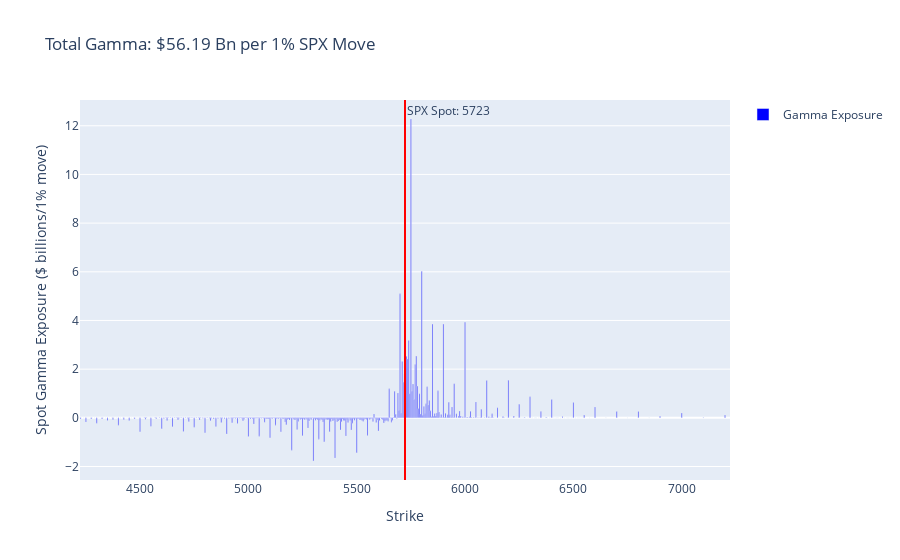
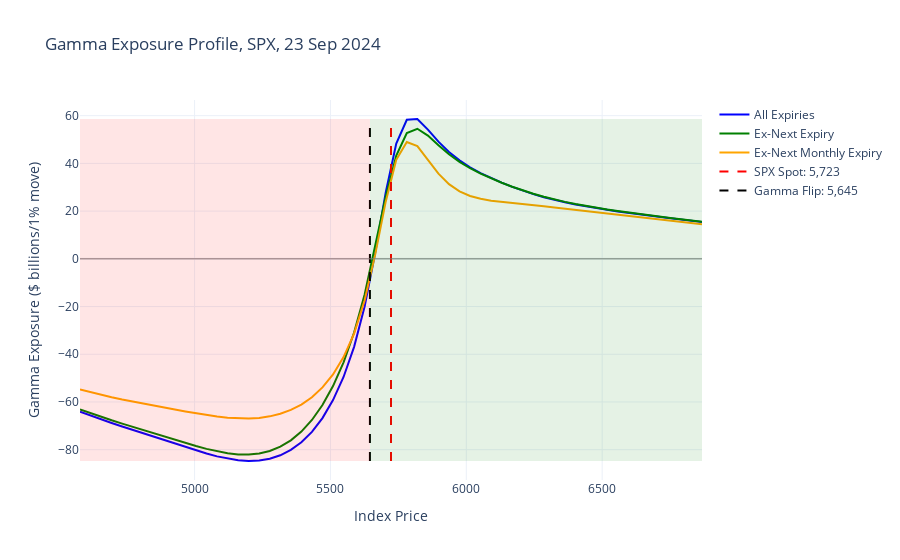

Notebook code for these charts, in order:
### Code cell
import pandas as pd
import numpy as np
from scipy.stats import norm
import plotly.graph_objects as go
import plotly.express as px
from datetime import datetime, timedelta

pd.options.display.float_format = '{:,.4f}'.format

# Inputs and Parameters
filename = 'spx_quotedata.csv'

# Black-Scholes European-Options Gamma
def calcGammaEx(S, K, vol, T, r, q, optType, OI):
    if T == 0 or vol == 0:
        return 0

    dp = (np.log(S/K) + (r - q + 0.5*vol**2)*T) / (vol*np.sqrt(T))
    dm = dp - vol*np.sqrt(T) 

    if optType == 'call':
        gamma = np.exp(-q*T) * norm.pdf(dp) / (S * vol * np.sqrt(T))
        return OI * 100 * S * S * 0.01 * gamma 
    else: # Gamma is same for calls and puts. This is just to cross-check
        gamma = K * np.exp(-r*T) * norm.pdf(dm) / (S * S * vol * np.sqrt(T))
        return OI * 100 * S * S * 0.01 * gamma 

def isThirdFriday(d):
    return d.weekday() == 4 and 15 <= d.day <= 21

# Read file
optionsFile = open(filename)
optionsFileData = optionsFile.readlines()
optionsFile.close()

# Get SPX Spot
spotLine = optionsFileData[1].strip()  
spotLine = spotLine.split('Last: ')[1].split(',')[0].strip()
spotPrice = float(spotLine.replace(',', ''))

fromStrike = 0.8 * spotPrice
toStrike = 1.2 * spotPrice

# Get Today's Date
dateLine = optionsFileData[2].strip() 
dateStr = dateLine.split('Date: ')[1].split(' at')[0].strip()
todayDate = datetime.strptime(dateStr, '%B %d, %Y')

# Get SPX Options Data
df = pd.read_csv(filename, sep=",", header=None, skiprows=4)
df.columns = ['ExpirationDate','Calls','CallLastSale','CallNet','CallBid','CallAsk','CallVol',
              'CallIV','CallDelta','CallGamma','CallOpenInt','StrikePrice','Puts','PutLastSale',
              'PutNet','PutBid','PutAsk','PutVol','PutIV','PutDelta','PutGamma','PutOpenInt']

df['ExpirationDate'] = pd.to_datetime(df['ExpirationDate'], format='%a %b %d %Y')
df['ExpirationDate'] = df['ExpirationDate'] + timedelta(hours=16)
df['StrikePrice'] = df['StrikePrice'].astype(float)
df['CallIV'] = df['CallIV'].astype(float)
df['PutIV'] = df['PutIV'].astype(float)
df['CallGamma'] = df['CallGamma'].astype(float)
df['PutGamma'] = df['PutGamma'].astype(float)
df['CallOpenInt'] = df['CallOpenInt'].astype(float)
df['PutOpenInt'] = df['PutOpenInt'].astype(float)

# Calculate Gamma Exposure
df['CallGEX'] = df['CallGamma'] * df['CallOpenInt'] * 100 * spotPrice * spotPrice * 0.01
df['PutGEX'] = df['PutGamma'] * df['PutOpenInt'] * 100 * spotPrice * spotPrice * 0.01 * -1

df['TotalGamma'] = (df.CallGEX + df.PutGEX) / 10**9
dfAgg = df.groupby(['StrikePrice']).agg({
    'TotalGamma': 'sum'
})
strikes = dfAgg.index.values

# Define the range for strikes: 1500 below and 1500 above the SPX spot price
lower_bound = spotPrice - 1500
upper_bound = spotPrice + 1500

# Filter the dfAgg dataframe to only include strikes within the defined range
filtered_dfAgg = dfAgg[(dfAgg.index >= lower_bound) & (dfAgg.index <= upper_bound)]
filtered_strikes = filtered_dfAgg.index.values

# Plotly Chart 1: Absolute Gamma Exposure (filtered to show only strikes within the specified range)
fig1 = go.Figure()

# Add the bar chart for the filtered strikes
fig1.add_trace(go.Bar(
    x=filtered_strikes,
    y=filtered_dfAgg['TotalGamma'],
    name='Gamma Exposure',
    marker=dict(color='blue')
))

# Add a vertical line for the SPX spot price
fig1.add_vline(x=spotPrice, line=dict(color="red"), annotation_text="SPX Spot: {:.0f}".format(spotPrice))

# Update layout with title, labels, and axis range
chartTitle = "Total Gamma: $" + str("{:.2f}".format(df['TotalGamma'].sum())) + " Bn per 1% SPX Move"
fig1.update_layout(
    title=chartTitle,
    xaxis_title='Strike',
    yaxis_title='Spot Gamma Exposure ($ billions/1% move)',
    xaxis=dict(range=[lower_bound, upper_bound]),  # Set x-axis to show the filtered range
    showlegend=True
)

# Show the plot
fig1.show()

# ---=== CALCULATE GAMMA PROFILE ===---
levels = np.linspace(fromStrike, toStrike, 60)

df['daysTillExp'] = [1/262 if (np.busday_count(todayDate.date(), x.date())) == 0 \
                           else np.busday_count(todayDate.date(), x.date())/262 for x in df.ExpirationDate]

nextExpiry = df['ExpirationDate'].min()

df['IsThirdFriday'] = [isThirdFriday(x) for x in df.ExpirationDate]
thirdFridays = df.loc[df['IsThirdFriday'] == True]
nextMonthlyExp = thirdFridays['ExpirationDate'].min()

totalGamma = []
totalGammaExNext = []
totalGammaExFri = []

# For each spot level, calculate gamma exposure at that point
for level in levels:
    df['callGammaEx'] = df.apply(lambda row : calcGammaEx(level, row['StrikePrice'], row['CallIV'], 
                                                          row['daysTillExp'], 0, 0, "call", row['CallOpenInt']), axis = 1)

    df['putGammaEx'] = df.apply(lambda row : calcGammaEx(level, row['StrikePrice'], row['PutIV'], 
                                                         row['daysTillExp'], 0, 0, "put", row['PutOpenInt']), axis = 1)    

    totalGamma.append(df['callGammaEx'].sum() - df['putGammaEx'].sum())

    exNxt = df.loc[df['ExpirationDate'] != nextExpiry]
    totalGammaExNext.append(exNxt['callGammaEx'].sum() - exNxt['putGammaEx'].sum())

    exFri = df.loc[df['ExpirationDate'] != nextMonthlyExp]
    totalGammaExFri.append(exFri['callGammaEx'].sum() - exFri['putGammaEx'].sum())

totalGamma = np.array(totalGamma) / 10**9
totalGammaExNext = np.array(totalGammaExNext) / 10**9
totalGammaExFri = np.array(totalGammaExFri) / 10**9

# ---=== CALCULATE ZERO GAMMA (GAMMA FLIP) ===---
flip_indices = np.where(np.diff(np.sign(totalGamma)))[0]

# Check if there is a gamma flip
if len(flip_indices) > 0:
    # Interpolate to find the exact flip point between the two closest levels
    zeroGamma = (levels[flip_indices[0]] + levels[flip_indices[0] + 1]) / 2
else:
    # If no flip point is found, set it to None or handle accordingly
    zeroGamma = None

# Chart 2: Gamma Exposure Profile
fig2 = go.Figure()

# Adding lines for each Gamma Exposure profile
fig2.add_trace(go.Scatter(
    x=levels,
    y=totalGamma,
    mode='lines',
    name='All Expiries',
    line=dict(color='blue')
))

fig2.add_trace(go.Scatter(
    x=levels,
    y=totalGammaExNext,
    mode='lines',
    name='Ex-Next Expiry',
    line=dict(color='green')
))

fig2.add_trace(go.Scatter(
    x=levels,
    y=totalGammaExFri,
    mode='lines',
    name='Ex-Next Monthly Expiry',
    line=dict(color='orange')
))

# Adding vertical line for SPX Spot price using Scatter for legend
fig2.add_trace(go.Scatter(
    x=[spotPrice, spotPrice],
    y=[min(totalGamma), max(totalGamma)],
    mode='lines',
    name=f"SPX Spot: {spotPrice:,.0f}",
    line=dict(color='red', dash='dash'),
    showlegend=True
))

# Adding vertical line for Gamma Flip using Scatter for legend
if zeroGamma:
    fig2.add_trace(go.Scatter(
        x=[zeroGamma, zeroGamma],
        y=[min(totalGamma), max(totalGamma)],
        mode='lines',
        name=f"Gamma Flip: {zeroGamma:,.0f}",
        line=dict(color='black', dash='dash'),
        showlegend=True
    ))

# Adding horizontal line at y=0
fig2.add_hline(y=0, line_width=1, line_color="grey")

# Chart layout
fig2.update_layout(
    title=f"Gamma Exposure Profile, SPX, {todayDate.strftime('%d %b %Y')}",
    xaxis_title="Index Price",
    yaxis_title="Gamma Exposure ($ billions/1% move)",
    xaxis=dict(range=[fromStrike, toStrike]),
    template="plotly_white"
)

# Adding shading to indicate the regions of positive and negative gamma
fig2.add_shape(type="rect",
               x0=fromStrike, x1=zeroGamma if zeroGamma else toStrike, y0=min(totalGamma), y1=max(totalGamma),
               fillcolor="red", opacity=0.1, line_width=0)

fig2.add_shape(type="rect",
               x0=zeroGamma if zeroGamma else fromStrike, x1=toStrike, y0=min(totalGamma), y1=max(totalGamma),
               fillcolor="green", opacity=0.1, line_width=0)

fig2.show()

# Continue with similar changes for other plots...

### Figure 1 — Plotly figure (JSON) as saved in the notebook; plotly's stock layout.template omitted (floating-point values rounded to 4 significant figures; data arrays with more than 128 entries replaced by an {"elided": "..."} marker saying what was removed)
{"data": [{"marker": {"color": "blue"}, "name": "Gamma Exposure", "type": "bar", "x": {"elided": "435 int values"}, "y": {"elided": "435 float values"}}], "layout": {"annotations": [{"showarrow": false, "text": "SPX Spot: 5723", "x": 5723.0, "xanchor": "left", "xref": "x", "y": 1, "yanchor": "top", "yref": "y domain"}], "shapes": [{"line": {"color": "red"}, "type": "line", "x0": 5723.0, "x1": 5723.0, "xref": "x", "y0": 0, "y1": 1, "yref": "y domain"}], "showlegend": true, "title": {"text": "Total Gamma: $56.19 Bn per 1% SPX Move"}, "xaxis": {"range": [4223.0, 7223.0], "title": {"text": "Strike"}}, "yaxis": {"title": {"text": "Spot Gamma Exposure ($ billions/1% move)"}}}}

### Figure 2 — Plotly figure (JSON) as saved in the notebook; plotly's stock layout.template omitted (floating-point values rounded to 4 significant figures)
{"data": [{"line": {"color": "blue"}, "mode": "lines", "name": "All Expiries", "type": "scatter", "x": [4578.0, 4617.0, 4656.0, 4695.0, 4733.0, 4772.0, 4811.0, 4850.0, 4889.0, 4927.0, 4966.0, 5005.0, 5044.0, 5083.0, 5121.0, 5160.0, 5199.0, 5238.0, 5277.0, 5315.0, 5354.0, 5393.0, 5432.0, 5471.0, 5509.0, 5548.0, 5587.0, 5626.0, 5665.0, 5703.0, 5742.0, 5781.0, 5820.0, 5859.0, 5897.0, 5936.0, 5975.0, 6014.0, 6053.0, 6091.0, 6130.0, 6169.0, 6208.0, 6247.0, 6285.0, 6324.0, 6363.0, 6402.0, 6441.0, 6479.0, 6518.0, 6557.0, 6596.0, 6635.0, 6673.0, 6712.0, 6751.0, 6790.0, 6829.0, 6867.0], "y": [-64.1, -65.73, -67.29, -68.8, -70.27, -71.71, -73.15, -74.58, -76.02, -77.47, -78.9, -80.3, -81.62, -82.8, -83.77, -84.44, -84.74, -84.55, -83.79, -82.34, -80.1, -76.9, -72.54, -66.75, -59.22, -49.53, -36.9, -19.95, 2.478, 27.77, 48.31, 58.27, 58.6, 54.17, 49.1, 44.76, 41.25, 38.37, 35.94, 33.82, 31.91, 30.16, 28.56, 27.12, 25.83, 24.69, 23.68, 22.77, 21.96, 21.21, 20.52, 19.87, 19.25, 18.66, 18.09, 17.54, 17.01, 16.48, 15.97, 15.47]}, {"line": {"color": "green"}, "mode": "lines", "name": "Ex-Next Expiry", "type": "scatter", "x": [4578.0, 4617.0, 4656.0, 4695.0, 4733.0, 4772.0, 4811.0, 4850.0, 4889.0, 4927.0, 4966.0, 5005.0, 5044.0, 5083.0, 5121.0, 5160.0, 5199.0, 5238.0, 5277.0, 5315.0, 5354.0, 5393.0, 5432.0, 5471.0, 5509.0, 5548.0, 5587.0, 5626.0, 5665.0, 5703.0, 5742.0, 5781.0, 5820.0, 5859.0, 5897.0, 5936.0, 5975.0, 6014.0, 6053.0, 6091.0, 6130.0, 6169.0, 6208.0, 6247.0, 6285.0, 6324.0, 6363.0, 6402.0, 6441.0, 6479.0, 6518.0, 6557.0, 6596.0, 6635.0, 6673.0, 6712.0, 6751.0, 6790.0, 6829.0, 6867.0], "y": [-63.09, -64.68, -66.2, -67.65, -69.07, -70.45, -71.81, -73.17, -74.52, -75.87, -77.2, -78.48, -79.66, -80.69, -81.49, -81.97, -82.04, -81.6, -80.53, -78.73, -76.07, -72.4, -67.55, -61.27, -53.32, -43.38, -30.87, -14.91, 4.889, 26.06, 43.22, 52.68, 54.5, 51.65, 47.59, 43.8, 40.61, 37.96, 35.7, 33.71, 31.9, 30.23, 28.69, 27.28, 26.01, 24.88, 23.87, 22.97, 22.14, 21.39, 20.69, 20.03, 19.4, 18.8, 18.23, 17.67, 17.13, 16.6, 16.08, 15.57]}, {"line": {"color": "orange"}, "mode": "lines", "name": "Ex-Next Monthly Expiry", "type": "scatter", "x": [4578.0, 4617.0, 4656.0, 4695.0, 4733.0, 4772.0, 4811.0, 4850.0, 4889.0, 4927.0, 4966.0, 5005.0, 5044.0, 5083.0, 5121.0, 5160.0, 5199.0, 5238.0, 5277.0, 5315.0, 5354.0, 5393.0, 5432.0, 5471.0, 5509.0, 5548.0, 5587.0, 5626.0, 5665.0, 5703.0, 5742.0, 5781.0, 5820.0, 5859.0, 5897.0, 5936.0, 5975.0, 6014.0, 6053.0, 6091.0, 6130.0, 6169.0, 6208.0, 6247.0, 6285.0, 6324.0, 6363.0, 6402.0, 6441.0, 6479.0, 6518.0, 6557.0, 6596.0, 6635.0, 6673.0, 6712.0, 6751.0, 6790.0, 6829.0, 6867.0], "y": [-54.71, -55.91, -57.02, -58.04, -58.99, -59.88, -60.73, -61.55, -62.36, -63.17, -63.96, -64.73, -65.44, -66.07, -66.57, -66.87, -66.93, -66.67, -66.03, -64.94, -63.33, -61.08, -58.01, -53.9, -48.44, -41.2, -31.36, -17.44, 1.812, 23.96, 41.55, 48.96, 47.27, 41.45, 35.68, 31.29, 28.28, 26.35, 25.14, 24.38, 23.84, 23.38, 22.93, 22.46, 21.98, 21.49, 20.99, 20.48, 19.97, 19.45, 18.94, 18.43, 17.92, 17.42, 16.92, 16.42, 15.93, 15.45, 14.97, 14.5]}, {"line": {"color": "red", "dash": "dash"}, "mode": "lines", "name": "SPX Spot: 5,723", "showlegend": true, "type": "scatter", "x": [5723.0, 5723.0], "y": [-84.74, 58.6]}, {"line": {"color": "black", "dash": "dash"}, "mode": "lines", "name": "Gamma Flip: 5,645", "showlegend": true, "type": "scatter", "x": [5645.0, 5645.0], "y": [-84.74, 58.6]}], "layout": {"shapes": [{"line": {"color": "grey", "width": 1}, "type": "line", "x0": 0, "x1": 1, "xref": "x domain", "y0": 0, "y1": 0, "yref": "y"}, {"fillcolor": "red", "line": {"width": 0}, "opacity": 0.1, "type": "rect", "x0": 4578.0, "x1": 5645.0, "y0": -84.74, "y1": 58.6}, {"fillcolor": "green", "line": {"width": 0}, "opacity": 0.1, "type": "rect", "x0": 5645.0, "x1": 6867.0, "y0": -84.74, "y1": 58.6}], "title": {"text": "Gamma Exposure Profile, SPX, 23 Sep 2024"}, "xaxis": {"range": [4578.0, 6867.0], "title": {"text": "Index Price"}}, "yaxis": {"title": {"text": "Gamma Exposure ($ billions/1% move)"}}}}
